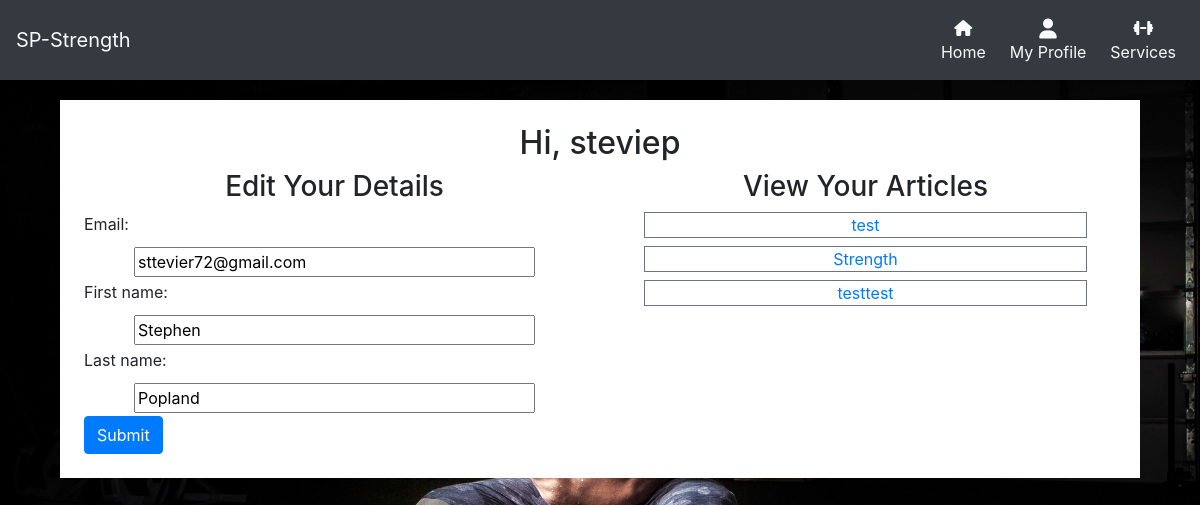
Before: /profiles/ (signed in) with the older database file.
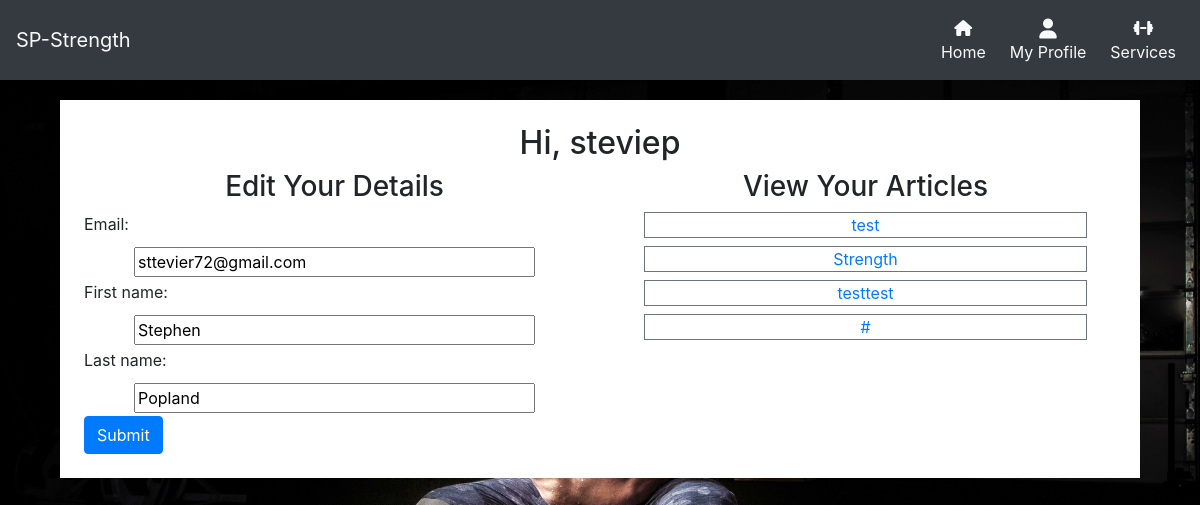
After: the same page with the newer database file.
### profiles/models.py (models this page shows)
class UserProfile(models.Model):
    user = models.OneToOneField(User, on_delete=models.CASCADE, editable=False)
    email = models.EmailField(max_length=256, null=True, blank=True)
    first_name = models.CharField(max_length=80, null=True, blank=True)
    last_name = models.CharField(max_length=80, null=True, blank=True)
    def __str__(self):
        return self.user.username

### services/models.py (models this page shows, shortened)
class Training_Type(models.Model):
    name = models.CharField(max_length=64)
    description = models.TextField()
    article = models.TextField(null=True, blank=True)
    image = models.ImageField()
    price = models.DecimalField(decimal_places=2, max_digits=5, null=False,
                                blank=False, default=9.99)

### profiles/views.py (the view)
# urls.py: path('', views.index, name='home'),
def index(request):
    if request.user.is_authenticated:
        profile = get_object_or_404(UserProfile, user=request.user)
        if request.method == 'POST':
            form = UserInfoForm(request.POST, instance=profile)
            if form.is_valid():
                form.save()
                return redirect('profiles')
        else:
            purchase_orders = PurchaseOrder.objects.filter(user_profile=profile)
            articles_purchased = (item.product for item in purchase_orders)
            form = UserInfoForm(instance=profile)
            context = {
                'profile': profile,
                'form': form,
                'articles': articles_purchased
            }
            return render(request, 'profiles/index.html', context)
    else:
        return redirect('account_login')

### profiles/forms.py
class UserInfoForm(forms.ModelForm):
    class Meta:
        model = UserProfile
        fields = "__all__"
    def __init__(self, *args, **kwargs):
        super().__init__(*args, **kwargs)
        placeholders = {
            'email': 'email',
            'first_name': 'First Name',
            'last_name': 'Last Name',
        }
        self.fields['first_name'].widget.attrs['autofocus'] = True
        for field in self.fields:
            placeholder = placeholders[field]
            self.fields[field].widget.attrs['placeholder'] = placeholder
            self.fields[field].widget.attrs['class'] = 'formstyle'

### profiles/templates/profiles/index.html (shortened to what this page needs)
<!DOCTYPE html>
{% extends 'base.html' %}
{% load static %}
{% block content %}
    <div class="container-fluid top-margin services-container p-4">
    <h2 class="header-font text-center">Hi, {{ profile }}</h2>
        <div class="row">
            <div class="col-12 col-lg-6">
                <h3 class="text-center">Edit Your Details</h3>
                <form action = "{% url 'profiles' %}" method = "POST" id="user_info_update">
                    {{ form }}
                    <button class="btn btn-primary" type="submit">Submit</button>
                </form>
            </div>
            <div class="col-12 col-lg-6">
                <h3 class="text-center">View Your Articles</h3>
                    {% for article in articles %}
                <div class="row">
                    <div class="col-10 offset-1 border border-secondary mb-2 text-center">
                        <a href="{% url 'article' article.name %}">{{article.name}}</a>
                    </div>
                </div>
                    {% endfor %}
            </div>
        </div>
    </div>
{% endblock %}

### templates/base.html (shortened to what this page needs)
<!doctype html>
{% load static %}
<html lang="en">
  <head>
    {% block corecss %}
        <link rel="stylesheet" href="https://stackpath.bootstrapcdn.com/bootstrap/4.4.1/css/bootstrap.min.css">
        <link rel="stylesheet" href="{% static 'css/style.css' %}">
        <link rel="stylesheet" href="https://cdnjs.cloudflare.com/ajax/libs/hover.css/2.3.1/css/hover-min.css" />
    {% endblock %}
  </head>
  <body>
        {% block page_header %}
            <header class="container-fluid fixed-top px-0">
                <nav class="navbar navbar-expand-lg navbar-light bg-dark">
                    <a class="navbar-brand text-light" href="{% url 'home' %}">SP-Strength</a>
                    <div class="collapse navbar-collapse" id="navbarNav">
                        <ul class="navbar-nav">
                            <li class="list-inline-item active">
                                <a class="text-light nav-link" href="{% url 'home' %}">
                                    <div class="text-center">
                                        <i class="fas fa-home"></i>
                                        <p class="my-0">Home</p>
                                    </div>
                                </a>
                            </li>
                            {% if request.user.is_authenticated %}
                                <li class="list-inline-item dropdown">
                                    <a class="text-light nav-link" href="#" id="user-options" data-toggle="dropdown" aria-haspopup="true" aria-expanded="false">
                                        <div class="text-center">
                                            <div><i class="fas fa-user fa-lg"></i></div>
                                            <p class="my-0">My Profile</p>
                                        </div>
                                    </a>
                                </li>
                            {% endif %}
                            <li class="list-inline-item">
                                <a class="text-light nav-link" href="{% url 'services' %}">
                                    <div class="text-center">
                                        <div><i class="fas fa-dumbbell"></i></div>
                                        <p class="my-0">Services</p>
                                    </div>
                                </a>
                            </li>
                        </ul>
                    </div>
                </nav>
            </header>
        {% endblock %}
        {% block content %}
        {% endblock %}
    </body>
</html>

### static/css/style.css (style rules this page uses)
#navbarNav { justify-content: flex-end !important; }
body { background: url('/media/back-squat-min.jpg') no-repeat center center fixed; background-size: cover; height: 100vh; z-index: -1000; }
.top-margin { margin-top: 66px; }
.services-container { margin-left: 5%; margin-right: 5%; width: 90%; background-color: white; margin-top: 100px; }
.formstyle { width: 80%; margin: 3px 10% }

Changed rows visible on the page:
now on this page (row edited): Training_Type: name "#"
